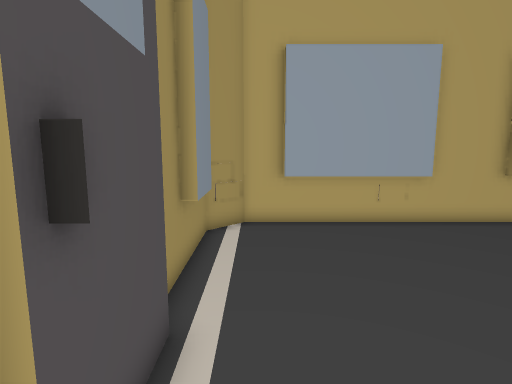
view 1 (above)

12 first-person views from a walk through a 3-D level made in the Unity game engine. The camera is 1.5 m above the floor, tilts 8° down and sees 80° across. The floor is counted in squares, 0.5 m on a side. Each view is taken from the middle of a square. On the plan, view 1 faces up. The plan holds only what a view shows up to about 20 squares ahead; the rest is blank. The place goes on beyond the plan.

view 2
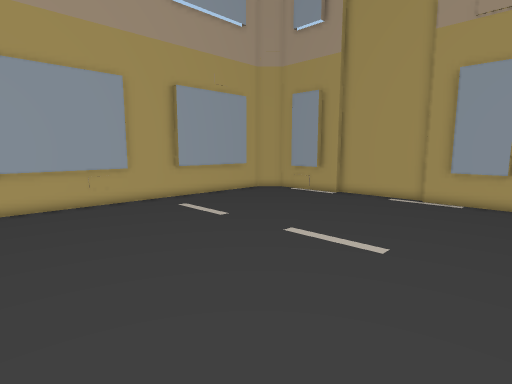

view 3
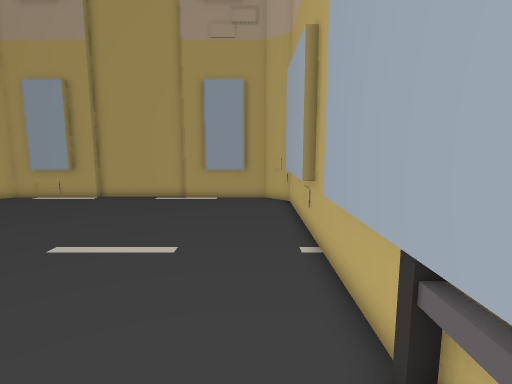

view 4
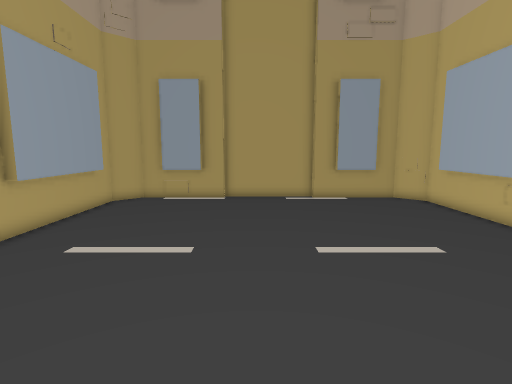

view 5
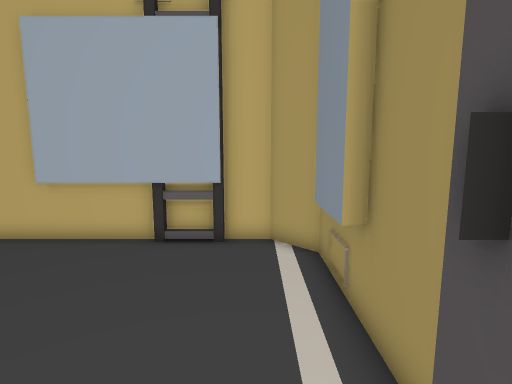

view 6
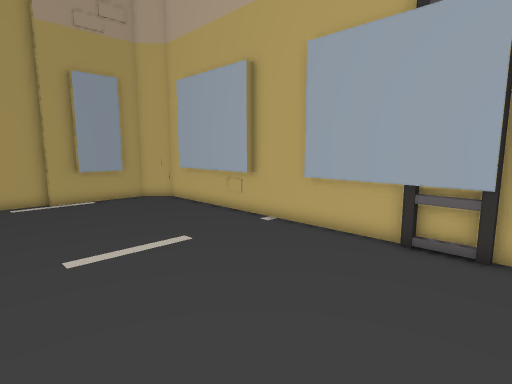

view 7
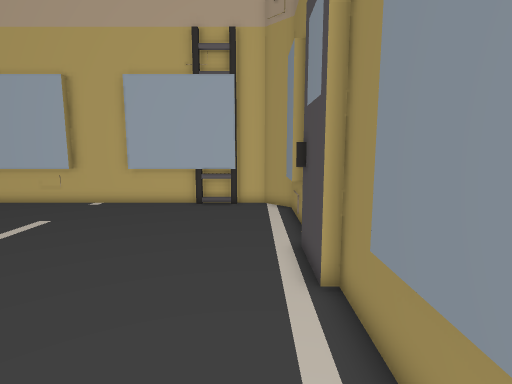

view 8
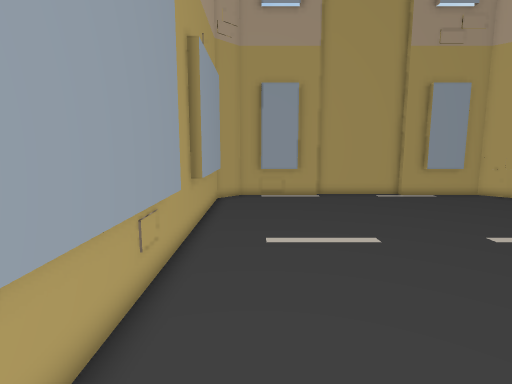

view 9
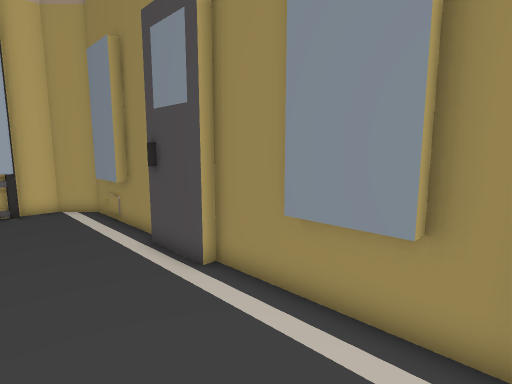

view 10
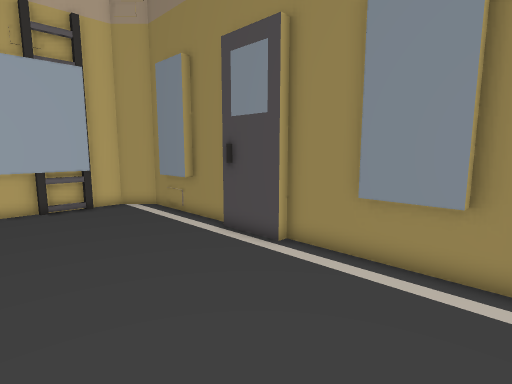

view 11
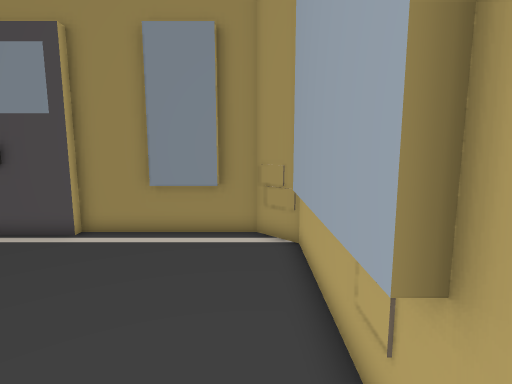

view 12
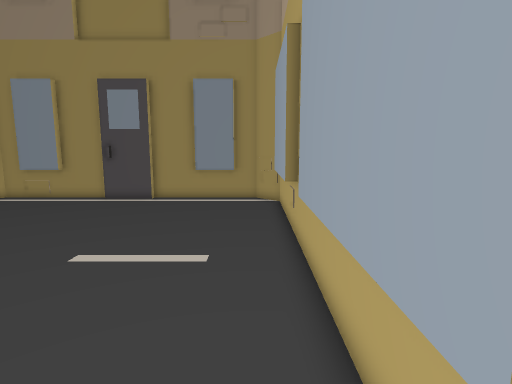

### Floor plan
Key: @ floor where view 1 was taken; # wall or solid block; . floor; O other object.
Columns run from 2 left of view 1 to 19 right of it. Each row starts with its distance up from view 1.
 13   #
 12  ####################
 11 #....................#
 10 O....................#
  9 O#.................. O
  8 O#.................. O
  7 O....................#
  6 O....................#
  5 #....................O
  4  #...................O
  3  #...................O
  2 ##...................O
  1 O....................O
  0 O.@..................#
 -1 O#.................. #
 -2 O#.................. O
 -3 O#.................. O
 -4 O....................O
 -5 ##..................##
 -6  ###O#OOO####OOOOO###
 -7  O

Where each view was taken, in squares from view 1:
view 1: 0 up, 0 right, facing up
view 2: 5 down, 0 right, facing up-right
view 3: 4 down, 0 right, facing right
view 4: 4 up, 0 right, facing right
view 5: 4 up, 0 right, facing down
view 6: 4 up, 0 right, facing down-right
view 7: 11 up, 0 right, facing down
view 8: 10 up, 1 left, facing right
view 9: 11 up, 3 right, facing down-left
view 10: 11 up, 6 right, facing down-left
view 11: 11 up, 9 right, facing left
view 12: 11 up, 17 right, facing left
